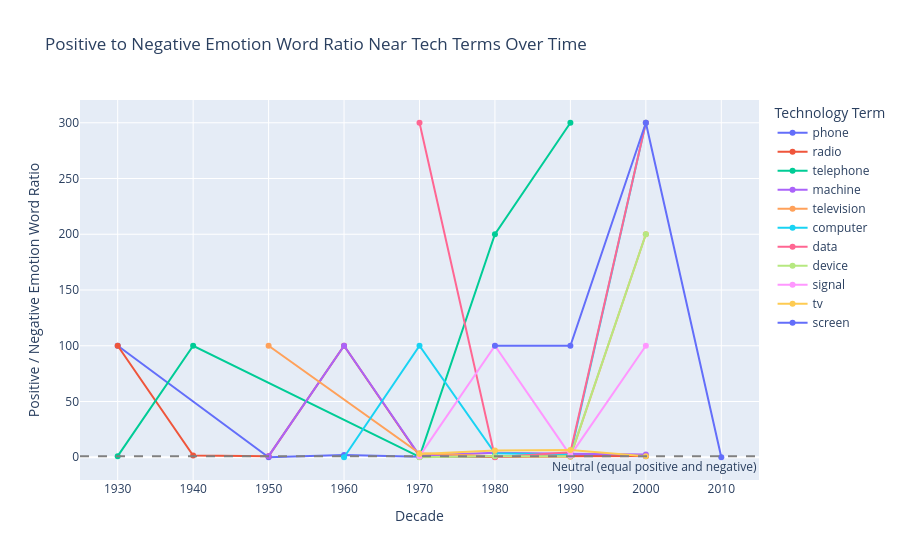

Notebook source saved alongside this figure:
### Code cell
# Main chart: line chart, one line per term, x = decade, y = ratio.
# A horizontal reference line at 1.0 shows the neutral point.
fig2a = px.line(
    q2_plot,
    x="decade",
    y="ratio",
    color="term",
    title="Positive to Negative Emotion Word Ratio Near Tech Terms Over Time",
    labels={
        "decade": "Decade",
        "ratio": "Positive / Negative Emotion Word Ratio",
        "term": "Technology Term"
    },
    markers=True
)
fig2a.add_hline(y=1.0, line_dash="dash", line_color="gray",
                annotation_text="Neutral (equal positive and negative)",
                annotation_position="bottom right")
fig2a.update_layout(xaxis=dict(dtick=10))
fig2a.write_image("chart2a_emotion_ratio_by_term.png")
fig2a.show()

### Figure 1 — Plotly figure (JSON) as saved in the notebook; plotly's stock layout.template omitted (floating-point values rounded to 4 significant figures)
{"data": [{"hovertemplate": "Technology Term=phone<br>Decade=%{x}<br>Positive / Negative Emotion Word Ratio=%{y}<extra></extra>", "legendgroup": "phone", "line": {"color": "#636efa", "dash": "solid"}, "marker": {"symbol": "circle"}, "mode": "lines+markers", "name": "phone", "orientation": "v", "showlegend": true, "type": "scatter", "x": [1930, 1950, 1960, 1970, 1980, 1990, 2000], "xaxis": "x", "y": [100.0, 0.0, 2.0, 0.5, 0.7143, 1.714, 0.8571], "yaxis": "y"}, {"hovertemplate": "Technology Term=radio<br>Decade=%{x}<br>Positive / Negative Emotion Word Ratio=%{y}<extra></extra>", "legendgroup": "radio", "line": {"color": "#EF553B", "dash": "solid"}, "marker": {"symbol": "circle"}, "mode": "lines+markers", "name": "radio", "orientation": "v", "showlegend": true, "type": "scatter", "x": [1930, 1940, 1950, 1960, 1970, 1980, 1990, 2000], "xaxis": "x", "y": [100.0, 1.5, 1.0, 100.0, 1.0, 0.25, 0.875, 1.2], "yaxis": "y"}, {"hovertemplate": "Technology Term=telephone<br>Decade=%{x}<br>Positive / Negative Emotion Word Ratio=%{y}<extra></extra>", "legendgroup": "telephone", "line": {"color": "#00cc96", "dash": "solid"}, "marker": {"symbol": "circle"}, "mode": "lines+markers", "name": "telephone", "orientation": "v", "showlegend": true, "type": "scatter", "x": [1930, 1940, 1970, 1980, 1990], "xaxis": "x", "y": [1.0, 100.0, 0.3333, 200.0, 300.0], "yaxis": "y"}, {"hovertemplate": "Technology Term=machine<br>Decade=%{x}<br>Positive / Negative Emotion Word Ratio=%{y}<extra></extra>", "legendgroup": "machine", "line": {"color": "#ab63fa", "dash": "solid"}, "marker": {"symbol": "circle"}, "mode": "lines+markers", "name": "machine", "orientation": "v", "showlegend": true, "type": "scatter", "x": [1950, 1960, 1970, 1980, 1990, 2000], "xaxis": "x", "y": [1.0, 100.0, 1.5, 4.0, 3.167, 2.5], "yaxis": "y"}, {"hovertemplate": "Technology Term=television<br>Decade=%{x}<br>Positive / Negative Emotion Word Ratio=%{y}<extra></extra>", "legendgroup": "television", "line": {"color": "#FFA15A", "dash": "solid"}, "marker": {"symbol": "circle"}, "mode": "lines+markers", "name": "television", "orientation": "v", "showlegend": true, "type": "scatter", "x": [1950, 1970, 1980, 1990, 2000], "xaxis": "x", "y": [100.0, 3.5, 1.0, 0.5, 200.0], "yaxis": "y"}, {"hovertemplate": "Technology Term=computer<br>Decade=%{x}<br>Positive / Negative Emotion Word Ratio=%{y}<extra></extra>", "legendgroup": "computer", "line": {"color": "#19d3f3", "dash": "solid"}, "marker": {"symbol": "circle"}, "mode": "lines+markers", "name": "computer", "orientation": "v", "showlegend": true, "type": "scatter", "x": [1960, 1970, 1980, 1990, 2000], "xaxis": "x", "y": [0.0, 100.0, 3.5, 2.5, 300.0], "yaxis": "y"}, {"hovertemplate": "Technology Term=data<br>Decade=%{x}<br>Positive / Negative Emotion Word Ratio=%{y}<extra></extra>", "legendgroup": "data", "line": {"color": "#FF6692", "dash": "solid"}, "marker": {"symbol": "circle"}, "mode": "lines+markers", "name": "data", "orientation": "v", "showlegend": true, "type": "scatter", "x": [1970, 1980, 1990, 2000], "xaxis": "x", "y": [300.0, 0.0, 4.5, 300.0], "yaxis": "y"}, {"hovertemplate": "Technology Term=device<br>Decade=%{x}<br>Positive / Negative Emotion Word Ratio=%{y}<extra></extra>", "legendgroup": "device", "line": {"color": "#B6E880", "dash": "solid"}, "marker": {"symbol": "circle"}, "mode": "lines+markers", "name": "device", "orientation": "v", "showlegend": true, "type": "scatter", "x": [1970, 1980, 1990, 2000], "xaxis": "x", "y": [0.0, 1.0, 1.0, 200.0], "yaxis": "y"}, {"hovertemplate": "Technology Term=signal<br>Decade=%{x}<br>Positive / Negative Emotion Word Ratio=%{y}<extra></extra>", "legendgroup": "signal", "line": {"color": "#FF97FF", "dash": "solid"}, "marker": {"symbol": "circle"}, "mode": "lines+markers", "name": "signal", "orientation": "v", "showlegend": true, "type": "scatter", "x": [1970, 1980, 1990, 2000], "xaxis": "x", "y": [1.0, 100.0, 1.667, 100.0], "yaxis": "y"}, {"hovertemplate": "Technology Term=tv<br>Decade=%{x}<br>Positive / Negative Emotion Word Ratio=%{y}<extra></extra>", "legendgroup": "tv", "line": {"color": "#FECB52", "dash": "solid"}, "marker": {"symbol": "circle"}, "mode": "lines+markers", "name": "tv", "orientation": "v", "showlegend": true, "type": "scatter", "x": [1970, 1980, 1990, 2000], "xaxis": "x", "y": [3.0, 6.0, 6.5, 1.0], "yaxis": "y"}, {"hovertemplate": "Technology Term=screen<br>Decade=%{x}<br>Positive / Negative Emotion Word Ratio=%{y}<extra></extra>", "legendgroup": "screen", "line": {"color": "#636efa", "dash": "solid"}, "marker": {"symbol": "circle"}, "mode": "lines+markers", "name": "screen", "orientation": "v", "showlegend": true, "type": "scatter", "x": [1980, 1990, 2000, 2010], "xaxis": "x", "y": [100.0, 100.0, 300.0, 0.0], "yaxis": "y"}], "layout": {"annotations": [{"showarrow": false, "text": "Neutral (equal positive and negative)", "x": 1, "xanchor": "right", "xref": "x domain", "y": 1, "yanchor": "top", "yref": "y"}], "legend": {"title": {"text": "Technology Term"}, "tracegroupgap": 0}, "shapes": [{"line": {"color": "gray", "dash": "dash"}, "type": "line", "x0": 0, "x1": 1, "xref": "x domain", "y0": 1, "y1": 1, "yref": "y"}], "title": {"text": "Positive to Negative Emotion Word Ratio Near Tech Terms Over Time"}, "xaxis": {"anchor": "y", "domain": [0, 1], "dtick": 10, "title": {"text": "Decade"}}, "yaxis": {"anchor": "x", "domain": [0, 1], "title": {"text": "Positive / Negative Emotion Word Ratio"}}}}
